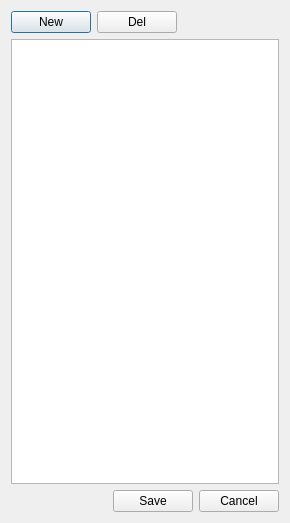
<?xml version="1.0" encoding="UTF-8"?>
<ui version="4.0">
 <class>SetupCodeDialog</class>
 <widget class="QDialog" name="SetupCodeDialog">
  <property name="geometry">
   <rect>
    <x>0</x>
    <y>0</y>
    <width>290</width>
    <height>523</height>
   </rect>
  </property>
  <property name="windowTitle">
   <string>Dialog</string>
  </property>
  <layout class="QVBoxLayout" name="verticalLayout_2">
   <item>
    <layout class="QVBoxLayout" name="verticalLayout">
     <item>
      <layout class="QHBoxLayout" name="horizontalLayout_2">
       <item>
        <widget class="QPushButton" name="newPushButton">
         <property name="text">
          <string>New</string>
         </property>
        </widget>
       </item>
       <item>
        <widget class="QPushButton" name="delPushButton">
         <property name="text">
          <string>Del</string>
         </property>
        </widget>
       </item>
       <item>
        <spacer name="horizontalSpacer">
         <property name="orientation">
          <enum>Qt::Horizontal</enum>
         </property>
         <property name="sizeHint" stdset="0">
          <size>
           <width>40</width>
           <height>20</height>
          </size>
         </property>
        </spacer>
       </item>
      </layout>
     </item>
     <item>
      <widget class="QListWidget" name="codeListWidget"/>
     </item>
     <item>
      <layout class="QHBoxLayout" name="horizontalLayout">
       <item>
        <spacer name="horizontalSpacer_2">
         <property name="orientation">
          <enum>Qt::Horizontal</enum>
         </property>
         <property name="sizeHint" stdset="0">
          <size>
           <width>40</width>
           <height>20</height>
          </size>
         </property>
        </spacer>
       </item>
       <item>
        <widget class="QPushButton" name="savePushButton">
         <property name="text">
          <string>Save</string>
         </property>
        </widget>
       </item>
       <item>
        <widget class="QPushButton" name="cancelPushButton">
         <property name="text">
          <string>Cancel</string>
         </property>
        </widget>
       </item>
      </layout>
     </item>
    </layout>
   </item>
  </layout>
 </widget>
 <resources/>
 <connections>
  <connection>
   <sender>cancelPushButton</sender>
   <signal>clicked()</signal>
   <receiver>SetupCodeDialog</receiver>
   <slot>reject()</slot>
   <hints>
    <hint type="sourcelabel">
     <x>247</x>
     <y>504</y>
    </hint>
    <hint type="destinationlabel">
     <x>244</x>
     <y>516</y>
    </hint>
   </hints>
  </connection>
 </connections>
</ui>
